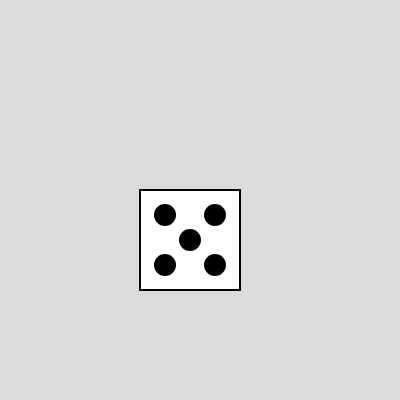
Frame 1 (no input)
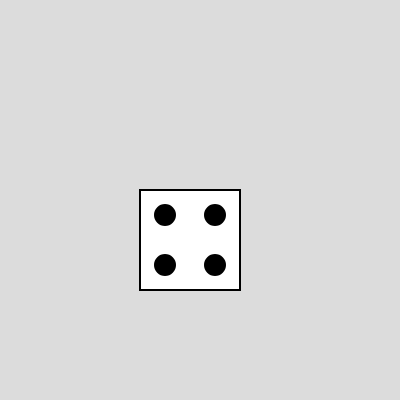
Frame 60 (no input)
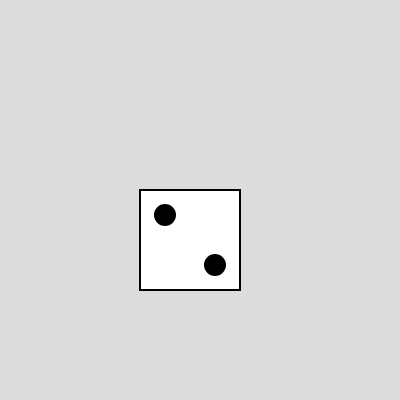
Frame 120 (the mouse pressed at the canvas centre since frame 60)

The p5.js sketch that drew these frames (run headless with seeded random() and noise() and a simulated clock; from frame 60 on, the mouse is pressed at the canvas centre):

// p5.js sketch
// ── sketch.js
let dice_value = 6;
let roll_time = 0;

function setup() {
  createCanvas(400, 400);
}
function rolldice() { 
  dice_value = round(random(1,6));
}
function draw() {
  background(220);
  /*Dice*/
  fill(255);
  strokeWeight(2);
  rect(140, 190, 100, 100);

  if (frameCount) {
    rolldice()
  }

  if (dice_value == 1) {
    fill(0);
    circle(190, 240, 20);
  }
  if (dice_value == 2) {
    fill(0);
    circle(165, 215, 20);
    circle(215, 265, 20);
  }
  if (dice_value == 3) {
    fill(0);
    circle(165, 215, 20);
    circle(190, 240, 20);
    circle(215, 265, 20);
  }
  if (dice_value == 4) {
    fill(0);
    circle(165, 215, 20);
    circle(215, 215, 20);
    circle(165, 265, 20);
    circle(215, 265, 20);
  }
  if (dice_value == 5) {
    fill(0);
    circle(165, 215, 20);
    circle(215, 215, 20);
    circle(190, 240, 20);
    circle(165, 265, 20);
    circle(215, 265, 20);
  }
  if (dice_value == 6) {
    fill(0);
    circle(165, 215, 20);
    circle(165, 240, 20);
    circle(165, 265, 20);  
    circle(215, 215, 20);
    circle(215, 240, 20);
    circle(215, 265, 20);
  }
}
